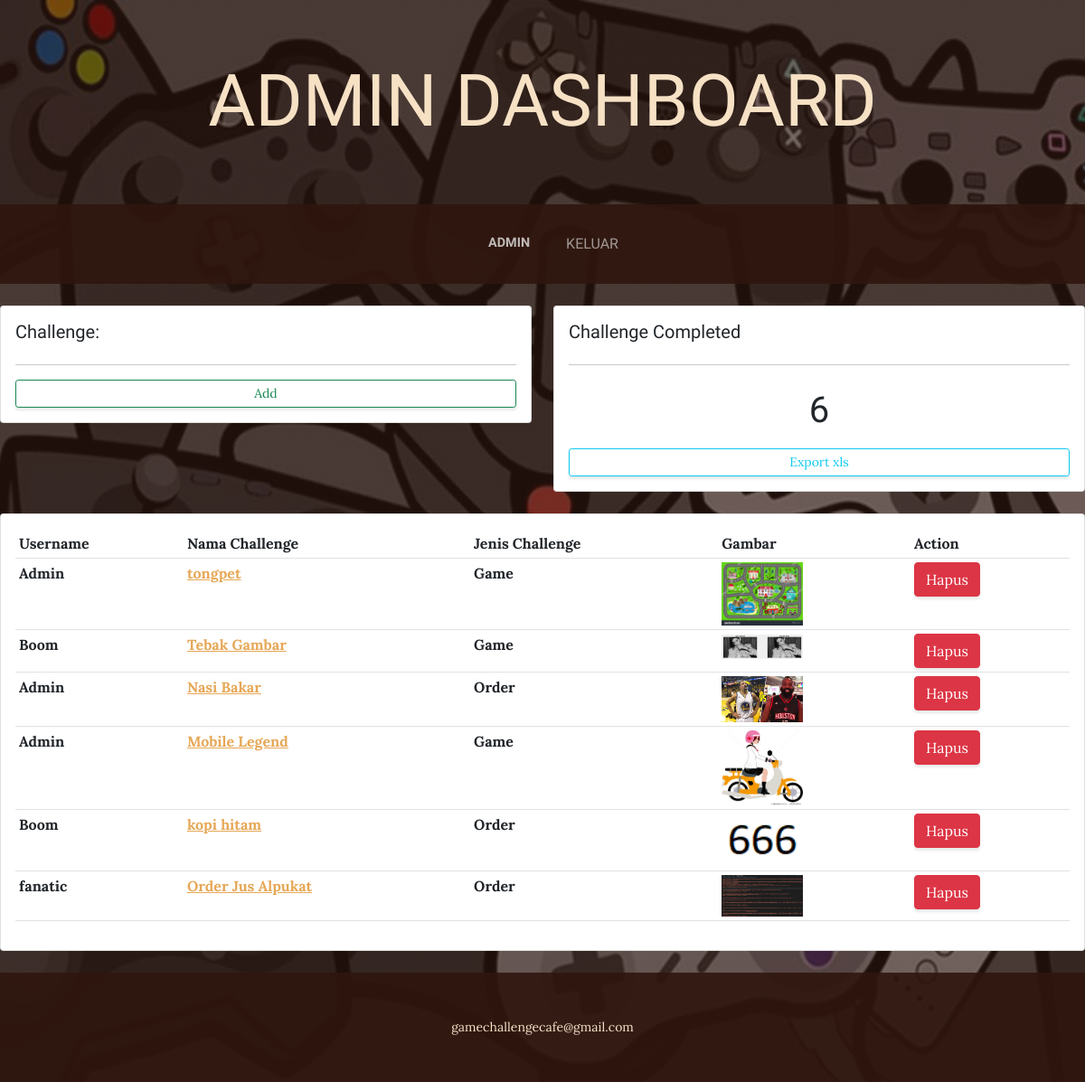
The app's page /home/ (signed in) with its own data.
### gamechallenge/models.py (models this page shows, shortened)
class Challenge(models.Model):
    nama = models.CharField(max_length=20)
    nama_challenge = models.CharField(max_length=20)
    jenis_id = models.ForeignKey(JenisChallenge, on_delete=models.CASCADE, null=True)
    gambar = models.ImageField(upload_to='cover/', null=True)
    def image_tag(self):
        return mark_safe('<img src="{}" width=100 />'.format(self.gambar.url))
    image_tag.short_description = 'gambar'
    image_tag.allow_tags = True

class JenisChallenge(models.Model):
    jenis = models.CharField(max_length=20)
    keterangan = models.CharField(max_length=30)
    def __str__(self):
        return self.jenis

### gamechallenge/views.py (the view)
# urls.py: 2. Add a URL to urlpatterns:  path('', views.home, name='home')
def home(request):
    challenge = Challenge.objects.all()
    total=challenge.count()
    context={
        'challenges':challenge,
        'total':total
    }
    return render(request, 'home.html', context)

### gamechallenge/templates/home.html (shortened to what this page needs)
{% include 'index.html' %}
{% load static %}
{% block content %}
    {% if request.user.is_staff %}
        <div class="row">
            <div class="col-md">
                <div class="card card-body">
                    <h5>Challenge:</h5>
                    <hr>
                    <a class="btn btn-outline-success  btn-sm btn-block" href="/tambah-challenge">Add</a>
                </div>
            </div>
            <div class="col-md">
                <div class="card card-body">
                    <h5>Challenge Completed</h5>
                    <hr>
                    <h1 style="text-align: center;padding: 10px">{{ total }}</h1>
                    <a class="btn btn-outline-info  btn-sm btn-block" href="{% url 'export_xls' %}">Export xls</a>
                </div>
            </div>
        </div>
        <div class="row">
            <div class="col-md">
                <div class="card card-body">
                    <table class="table table-sm">
                        <tr>
                            <th>Username</th>
                            <th>Nama Challenge</th>
                            <th>Jenis Challenge</th>
                            <th>Gambar</th>
                            <th>Action</th>
                        </tr>
                        {% for challenge in challenges %}
                            <tr>
                                <th>{{ challenge.nama }}</th>
                                <th><a href="{% url 'ubah_challenge' challenge.id %}">{{ challenge.nama_challenge }}</a></th>
                                <th>{{ challenge.jenis_id }}</th>
                                <th>
                                    {% if challenge.gambar %}
                                        <img src="{{ challenge.gambar.url }}" width="90px">
                                    {% endif %}
                                </th>
                                <th>
                                    <a href="{% url 'hapus_challenge' challenge.id %}" class="btn btn-danger" >Hapus</a>
                                </th>
                            </tr>
                        {% endfor %}
                    </table>
                </div>
            </div>
        </div>
    {% endif %}
{% endblock %}
<footer class="footer text-faded text-center py-5">
    <div class="container"><p class="m-0 small">gamechallengecafe@gmail.com</p></div>
</footer>

### templates/index.html (shortened to what this page needs)
{% load static %}
<!DOCTYPE html>
<html lang="en">
    <head>
        <link href="{% static 'css/style.css' %}" rel="stylesheet" />
    </head>
    <body id="bg" style="background-image: linear-gradient(rgba(47, 23, 15, 0.65), rgba(47, 23, 15, 0.65)), url('{% static 'images/bg.jpg' %}');">
        {% if request.user.is_staff %}
        <header>
            <h1 class="site-heading text-center text-faded d-none d-lg-block">
                <span class="site-heading-lower">Admin Dashboard</span>
            </h1>
        </header>
        {% else %}
        <header>
            <h1 class="site-heading text-center text-faded d-none d-lg-block">
                <span class="site-heading-lower">CAFE GAME CHALLENGE</span>
            </h1>
        </header>
        {% endif %}
        {% if request.user.is_staff %}
        <nav class="navbar navbar-expand-lg navbar-dark py-lg-4 " id="mainNav">
            <div class="container">
                <div class="collapse navbar-collapse" id="navbarSupportedContent">
                    <ul class="navbar-nav mx-auto">
                        {% if user.is_authenticated %}
                            <li class="nav-item px-lg-4 "><a class="nav-link text-uppercase" >{{ user }}</a></li>
                            <li><a class="nav-link text-uppercase" href="{% url 'signout' %}" >keluar</a></li>
                        {% endif %}
                    </ul>
                </div>
            </div>
        </nav>
        {% endif %}
    </body>
</html>

### records on screen
Challenge: nama "Admin", nama_challenge "tongpet", jenis_id "Game", gambar (picture)
Challenge: nama "Boom", nama_challenge "Tebak Gambar", jenis_id "Game", gambar (picture)
Challenge: nama "Admin", nama_challenge "Nasi Bakar", jenis_id "Order", gambar (picture)
Challenge: nama "Admin", nama_challenge "Mobile Legend", jenis_id "Game", gambar (picture)
Challenge: nama "Boom", nama_challenge "kopi hitam", jenis_id "Order", gambar (picture)
Challenge: nama "fanatic", nama_challenge "Order Jus Alpukat", jenis_id "Order", gambar (picture)

### other values on screen
{{ user }} "ADMIN"
{{ total }} "6"
